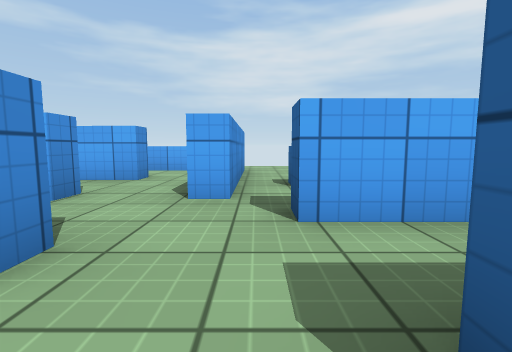
view 1 (above)

19 first-person views from a walk through a 3-D level made in the Unity game engine. The camera is 0.62 m above the floor, tilts 6° down and sees 85° across. The floor is counted in squares, 1 m on a side. Each view is taken from the middle of a square. On the plan, view 1 faces up. The plan holds only what a view shows up to about 9 squares ahead; the rest is blank. The player is left out. Surface patterns are stand-ins for the level's own textures.

view 2
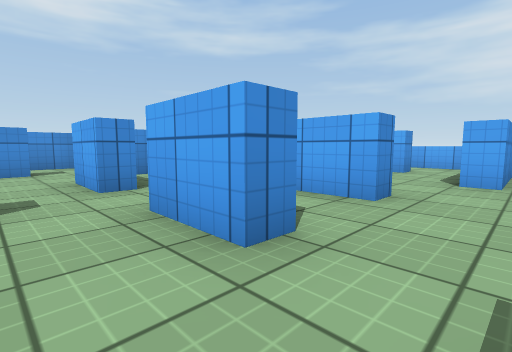

view 3
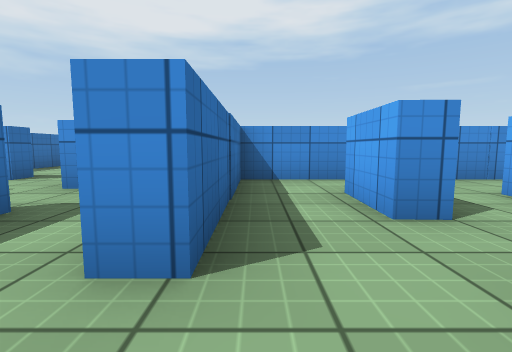

view 4
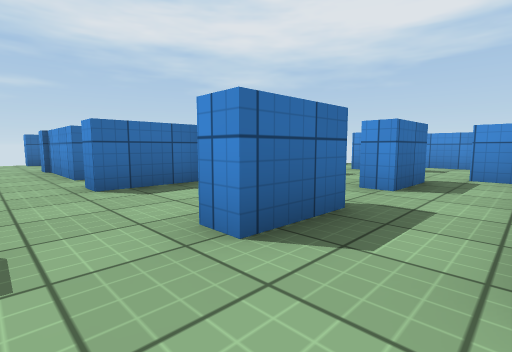

view 5
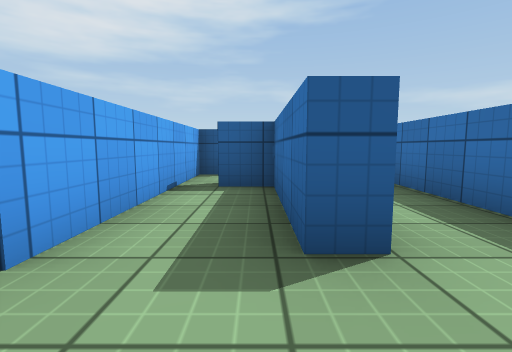

view 6
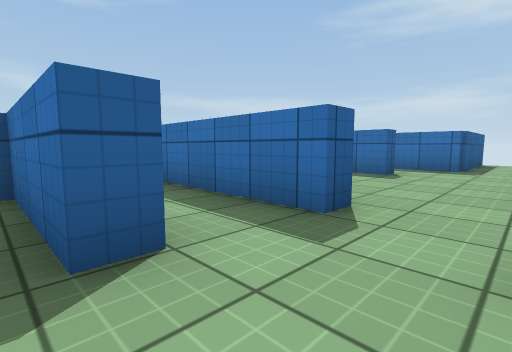

view 7
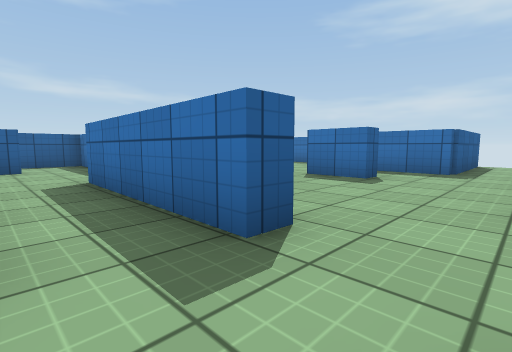

view 8
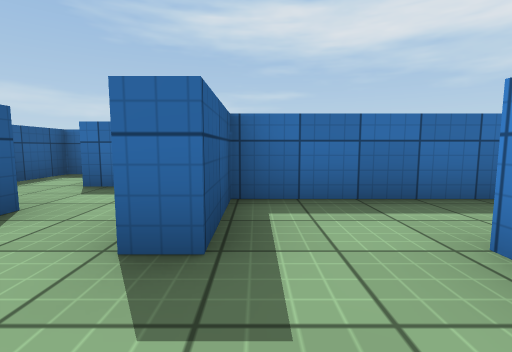

view 9
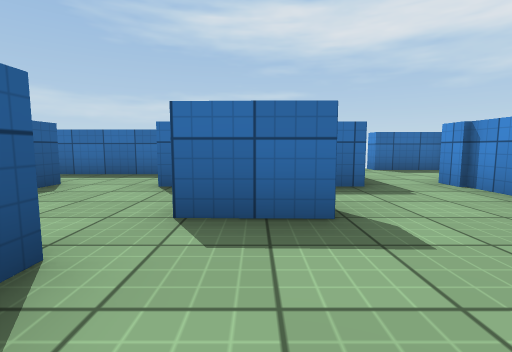

view 10
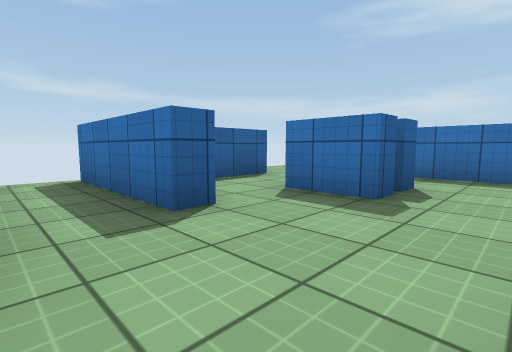

view 11
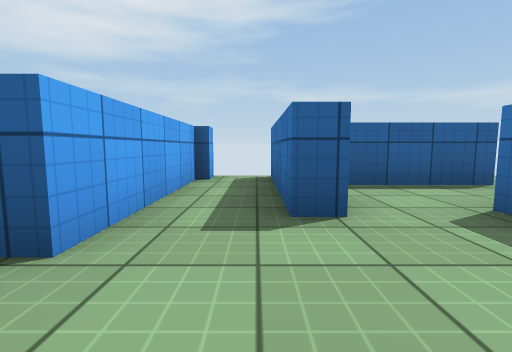

view 12
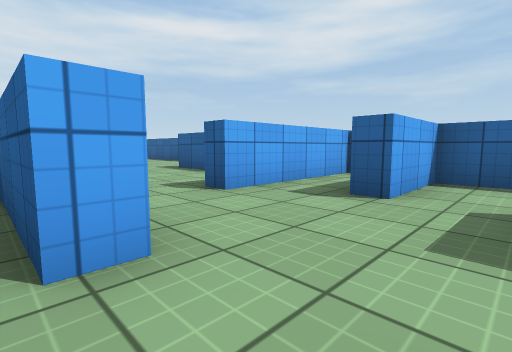

view 13
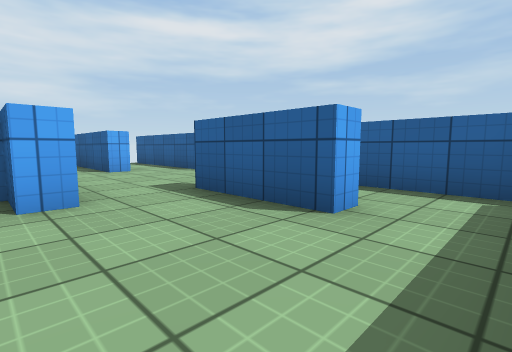

view 14
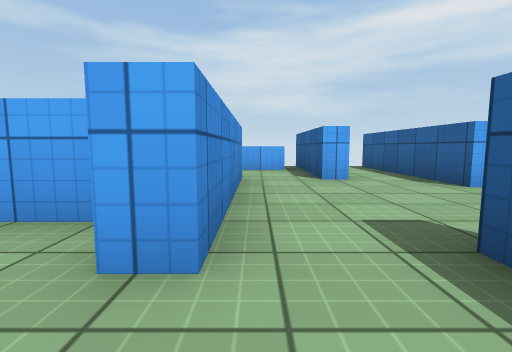

view 15
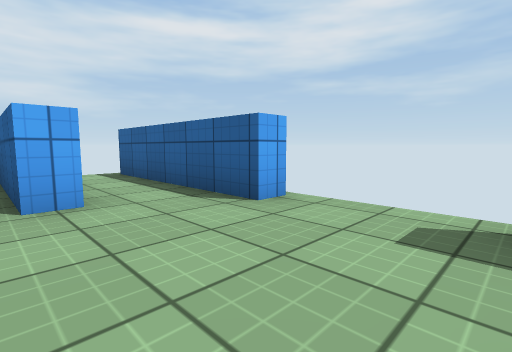

view 16
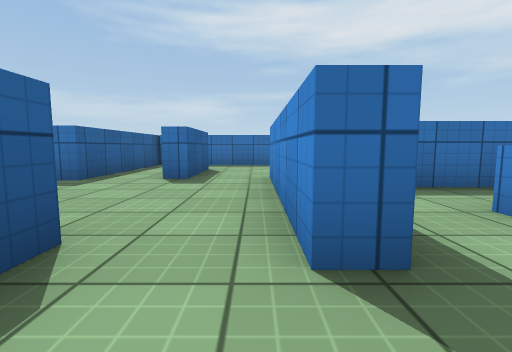

view 17
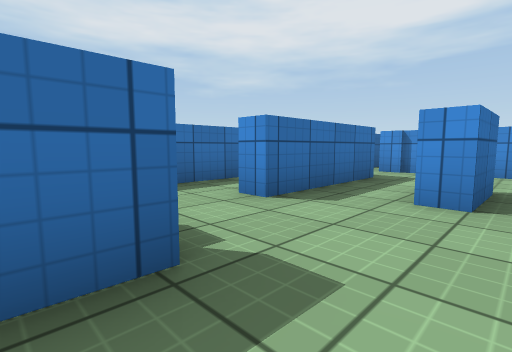

view 18
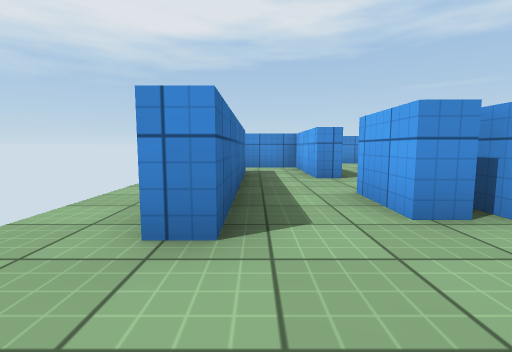

view 19
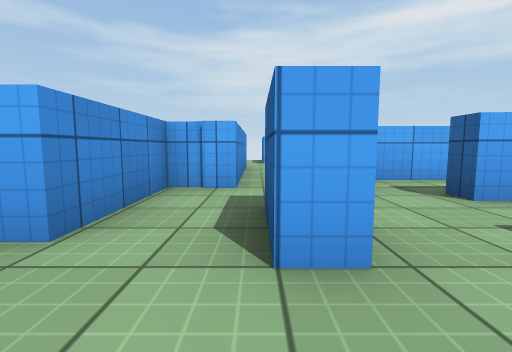

### Floor plan
Ten units are one square. View 1 is at (0, 0); x grows to the right and y downward. Boxes are objects, and circles mark ways between rooms. Rooms are numbered by the first view taken in them; rooms with no view inside come last. Other rooms are left out.
<svg viewBox="-105 -94 210 208">
<path fill="none" stroke="#000" d="M-27 3 -13 4 -13 9 -27 8M-41 3 -41 8 -55 8 -55 3 -41 3M5 -2 5 -7 32 -7 32 -16M-44 -13 -58 -13M5 18 5 13 44 13M-29 33 -13 33 -13 39M-23 -37 -23 -33 -38 -33M-3 -33 -9 -33M-63 -9 -63 -1M-53 -38 -53 -17 -13 -17 -13 -13 -24 -13M-23 -53 -36 -53M-74 11 -74 26M-38 53 -32 53M-76 43 -57 43 -57 26 -51 26M52 -13 52 -23 2 -23 2 -29M-18 74 -18 59M-29 84 -24 84M38 45 32 45 32 18M53 68 53 63 68 63M13 59 13 54 27 54 27 59M67 68 62 68M67 71 67 77 53 76 53 71M36 93 72 93 72 99M85 79 85 48 64 48 64 43 99 43M-13 49 -13 79M93 29 55 29M2 109 2 73 35 73 35 78M99 31 93 31M57 -44 57 -13 52 -13M73 8 73 -17 79 -17M79 11 73 10M93 5 93 -19 98 -19M79 -53 73 -53M99 -42 93 -42 93 -86M55 29 55 23M51 -56 57 -56 57 -44M21 -28 36 -28M-3 -75 -3 -33M69 -72 56 -72M73 -53 73 -89M-90 43 -76 43M-74 26 -79 26 -79 11M-83 -3 -93 -3 -93 22 -98 22M21 93 36 93M35 78 7 78 7 94M85 24 93 24 93 5"/>
<circle cx="-7" cy="30" r="3" fill="#2a7"/>
<circle cx="50" cy="10" r="3" fill="#2a7"/>
<circle cx="0" cy="-40" r="3" fill="#2a7"/>
<circle cx="-80" cy="10" r="3" fill="#2a7"/>
<circle cx="-80" cy="35" r="3" fill="#2a7"/>
<circle cx="50" cy="30" r="3" fill="#2a7"/>
<circle cx="40" cy="90" r="3" fill="#2a7"/>
<circle cx="60" cy="-50" r="3" fill="#2a7"/>
<circle cx="80" cy="15" r="3" fill="#2a7"/>
<circle cx="90" cy="-5" r="3" fill="#2a7"/>
<text x="-20" y="0">1</text>
<text x="40" y="60">2</text>
<text x="70" y="-20">3</text>
<text x="30" y="-60">4</text>
<text x="-90" y="30">5</text>
<text x="20" y="90">6</text>
<text x="90" y="10">7</text>
</svg>
Room 1 opens to room 2. Room 1 opens to room 3. Room 1 opens to room 4. Room 1 opens to room 5. Room 2 opens to room 3. Room 2 opens to room 6. Room 3 opens to room 4. Room 3 opens to room 7.

Where each view was taken, in squares from view 1:
view 1: 0 up, 0 right, facing up
view 2: 2 down, 0 right, facing up-left
view 3: 2 up, 0 right, facing left
view 4: 1 up, 0 right, facing down-left
view 5: 1 up, 1 left, facing right
view 6: 1 up, 1 left, facing down-right
view 7: 0 up, 1 left, facing down-right
view 8: 1 down, 6 left, facing down
view 9: 3 down, 2 right, facing down
view 10: 3 down, 4 right, facing down-right
view 11: 4 down, 4 right, facing right
view 12: 6 down, 3 right, facing up-right
view 13: 2 down, 5 right, facing up-right
view 14: 0 up, 6 right, facing up
view 15: 2 up, 7 right, facing up-right
view 16: 7 up, 6 right, facing down
view 17: 5 down, 6 right, facing down-left
view 18: 9 down, 9 right, facing left
view 19: 4 down, 8 left, facing up
